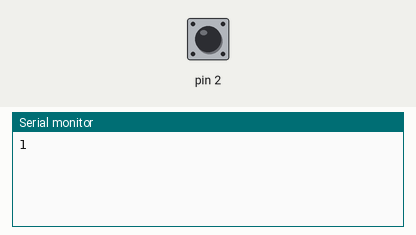
Recording of a sketch running on a simulated Arduino Uno, built with avr-gcc and run on an emulated ATmega328P. On the bench: the last lines printed to the serial monitor. The test bench sets the inputs (shaded band); at power-on: pin 2 HIGH.

Above: at 1.2 s.
1.3 s: pin 2 pulled LOW for 0.15 s
At 2.6 s:
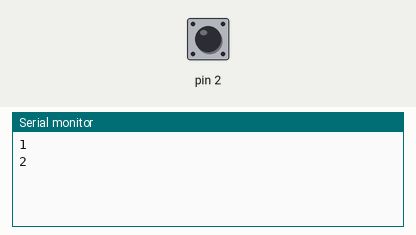
2.9 s: pin 2 pulled LOW for 1 s
At 5.1 s:
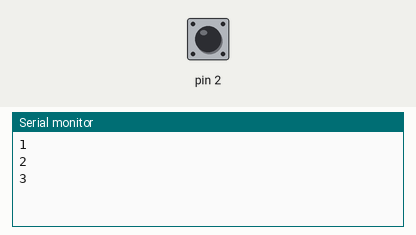
5.4 s: pin 2 pulled LOW for 0.15 s
At 5.9 s:
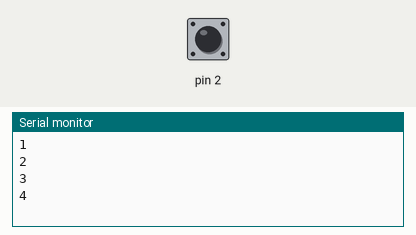
Timing chart, 0 to 8.4 s (numbered marks = the images above; inputs shaded):
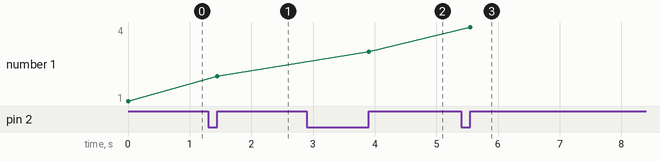

Measured:
- after the input at 1.3 s, the serial monitor: prints a new line after 0.15 s (image 1)
- after the input at 2.9 s, the serial monitor: prints a new line after 1.0 s (image 2)
- after the input at 5.4 s, the serial monitor: prints a new line after 0.15 s (image 3)
- plotted number 1: 1 → 2 after the input at 1.3 s, 2 → 3 after the input at 2.9 s, 3 → 4 after the input at 5.4 s

The sketch:

encoder_ir.ino
```cpp
int counter=0;
unsigned long start_time = 0;
unsigned long end_time=0;
float rpm;

int temp,pre_counter=0;
void setup() {
  // put your setup code here, to run once:
pinMode(2,INPUT_PULLUP);
Serial.begin(9600);
}

void loop() {
  start_time = millis();
  end_time=start_time+1000;
  // put your main code here, to run repeatedly:
while(millis() < end_time)
{
  if(digitalRead(2))
  {
    counter++;
    Serial.println(counter);
    while(digitalRead(2));
  }
}
temp = counter - pre_counter;
rpm=(temp/20)*60;
pre_counter = counter;

}
```
